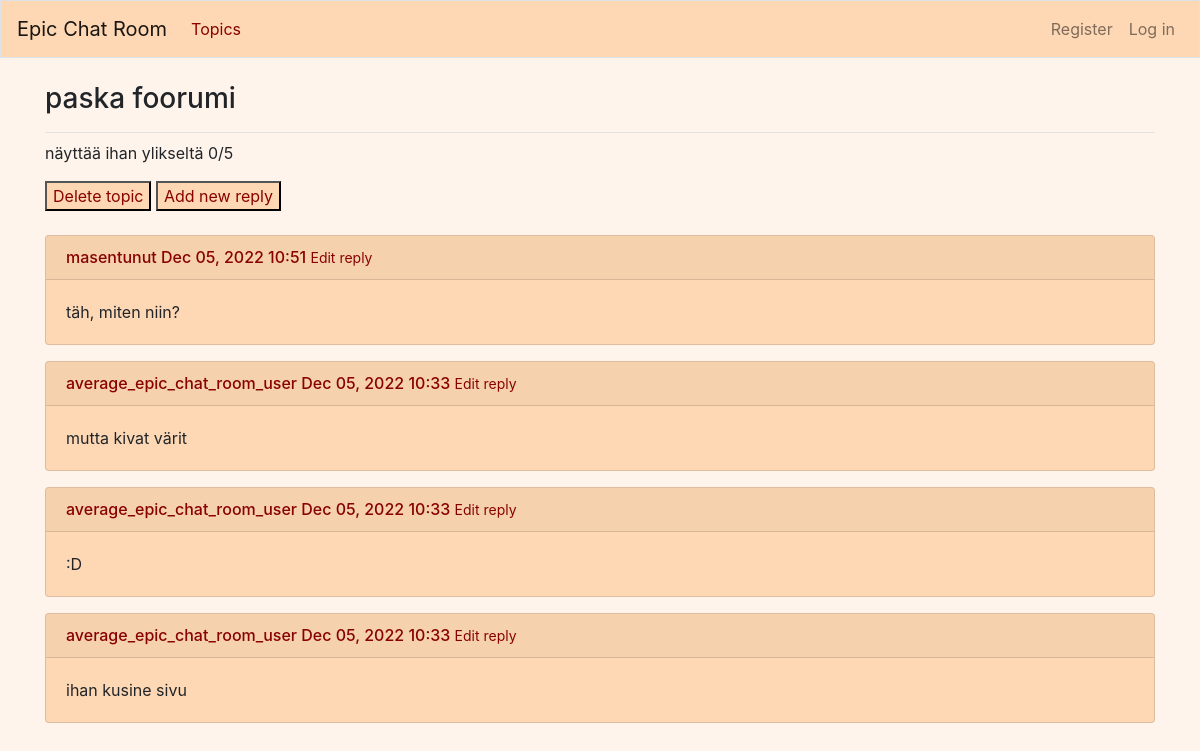
Page /topics/6/ on the committed database.
### epic_chat_room/models.py (models this page shows)
class Topic(models.Model):
    title = models.CharField(max_length=200)
    text = models.TextField()
    date_added = models.DateTimeField(auto_now_add=True)
    date_modified = models.DateTimeField(auto_now=True)
    owner = models.ForeignKey(User, on_delete=models.CASCADE)
    def __str__(self):
        return f"{self.title}"

class Reply(models.Model):
    topic = models.ForeignKey(Topic, on_delete=models.CASCADE)
    text = models.TextField()
    date_added = models.DateTimeField(auto_now_add=True)
    owner = models.ForeignKey(User, on_delete=models.CASCADE)
    class Meta:
        verbose_name_plural = 'replies'
    def __str__(self):
        return f"{self.text}"

### epic_chat_room/views.py (the view)
# urls.py: path('topics/<int:topic_id>/', views.topic, name='topic'),
def topic(request, topic_id):
    topic = Topic.objects.get(id=topic_id)
    replies = topic.reply_set.order_by('-date_added')
    context = {'topic': topic, 'replies': replies}
    return render(request, 'epic_chat_room/topic.html', context)

### epic_chat_room/templates/epic_chat_room/topic.html
{% extends "epic_chat_room/base.html" %}
{% block page_header %}
  <h3>{{ topic }}</h3>
{% endblock page_header %}
{% block content %}
  <p>
    {{topic.text}}
  </p>
  <button style="background-color:#FED8B4; -webkit-text-fill-color: #880202">
    <a href="{% url 'epic_chat_room:delete_topic' topic.id %}">Delete topic</a>
  </button>
  <button style="background-color:#FED8B4; -webkit-text-fill-color: #880202">
    <a href="{% url 'epic_chat_room:new_reply' topic.id %}">Add new reply</a>
  </button>
  <br>
  <br>
{% for reply in replies %}
  <div class="card mb-3" style="background-color:#FED8B4">
    <h4 class="card-header" style="font-size: medium; -webkit-text-fill-color: #880202"">
      {{  reply.owner }}
      {{  reply.date_added|date:'M d, Y H:i' }}
      <small><a href="{% url 'epic_chat_room:edit_reply' reply.id %}">
          Edit reply</a></small>
    </h4>
    <div class="card-body">
        {{ reply }}
      </div>
    </div>
  {% empty %}
    <li>No replies have been added yet.</li>
  {% endfor %}
{% endblock content %}

### rows in the picture
Topic: title "paska foorumi", text "näyttää ihan ylikseltä 0/5"
Reply: owner "masentunut", date_added "Dec 05, 2022 10:51", text "täh, miten niin?"
Reply: owner "average_epic_chat_room_user", date_added "Dec 05, 2022 10:33", text "mutta kivat värit"
Reply: owner "average_epic_chat_room_user", date_added "Dec 05, 2022 10:33", text ":D"
Reply: owner "average_epic_chat_room_user", date_added "Dec 05, 2022 10:33", text "ihan kusine sivu"
